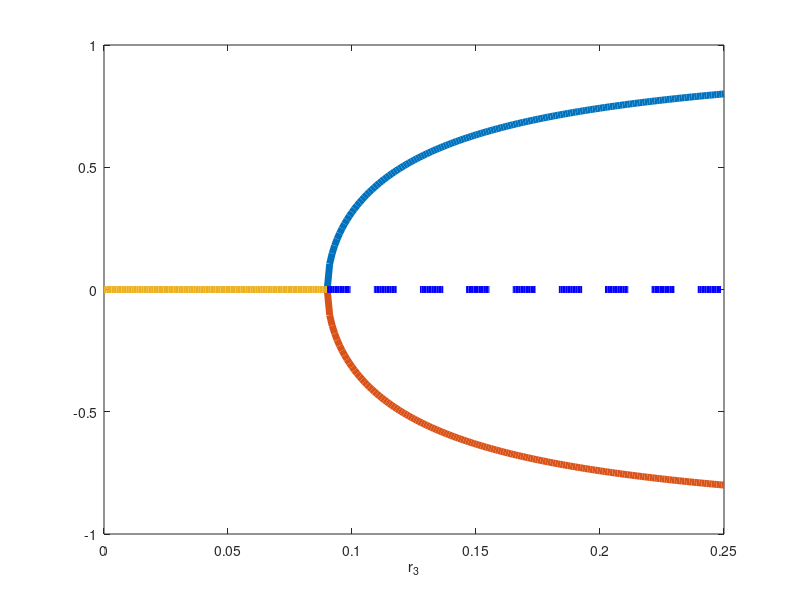

This chart was generated by the following MATLAB code: (Note: this script raises an error after producing the figure.)
%This code is deisgned to plot the bifurcation diagram for the
%determinsitic version of the locust switching system in lecture 6
%By Kit Yates
%created 12/10/15
%Last modified 12/10/15

close all
clear all

%Define the rate at which particles switch from one state to the other
%spontaneously
r1=0.0225;

r2=0.0453;

% Define the range over which we will allow $r_3$ to vary to the left of
% the bifurcation point
r3_left=0:0.001:4*r1;
% Define the range over which we will allow $r_3$ to vary to the right of
% the bifurcation point
r3_right=4*r1:0.001:0.25;


%For these value of r_3 (either side of the bifurcation point) define the values of the steady state
z_plus=sqrt(1-4*r1./r3_right);

z_minus=-sqrt(1-4*r1./r3_right);

z0_stab=zeros(1,length(r3_left));

z0_unstab=zeros(1,length(r3_right));

%plot the steady states with their appropriate stability
plot(r3_right,z_plus,'linewidth',5)
hold on
plot(r3_right,z_minus,'linewidth',5)
plot(r3_left,z0_stab,'linewidth',5)
plot(r3_right,z0_unstab,'b--','linewidth',5)
%Define the xlabel
xlabel('r_3')

%save the figure
exportfig(gcf,...
        ['model_bifurcation_diagram.eps'],...
        'Format','eps2',...
        'Width','20',...
        'Color','cmyk',...
        'Resolution',300,...
        'FontMode','fixed',...
        'FontSize',21);
    %             'LineWidth',6);
    %Save as a .fig as well
    saveas(gcf,['model_bifurcation_diagram.fig'],'fig');

